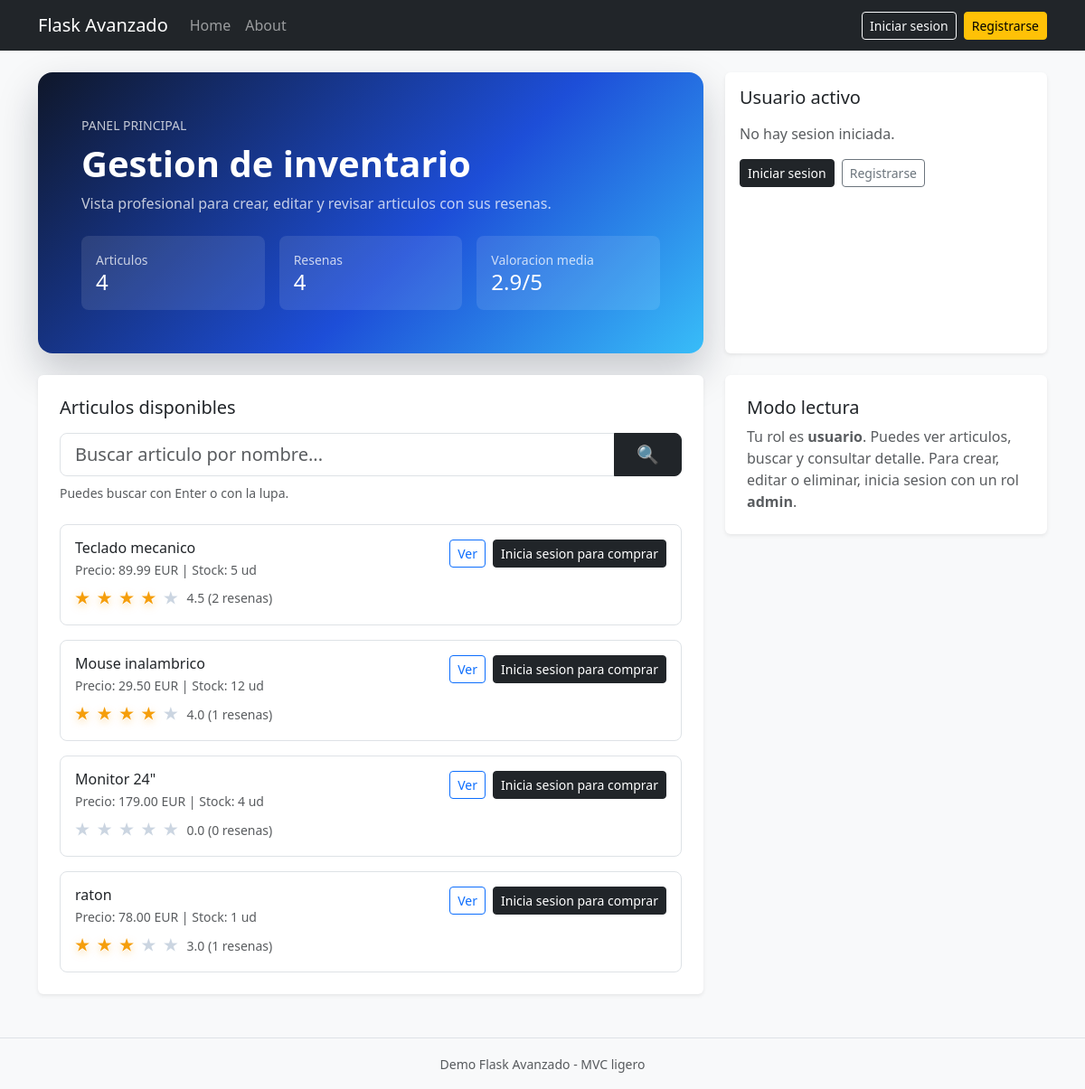
The page / on the database its author committed.
### tables this page shows
CREATE TABLE items (
                    id INTEGER PRIMARY KEY AUTOINCREMENT,
                    nombre TEXT NOT NULL,
                    precio REAL NOT NULL,
                    stock INTEGER NOT NULL DEFAULT 0
                );

### proyecto_avanzado/routes/web.py (the view, shortened to what this page needs)
@web_bp.route("/")
def home():
    search_query = (request.args.get("q") or "").strip()
    editar = request.args.get("editar")
    item_edicion = None
    return _render_home(item_edicion=item_edicion, search_query=search_query)

### proyecto_avanzado/__init__.py (called while the page is built)
def create_app() -> Flask:
    app = Flask(__name__, template_folder="templates")
    app.config.from_object(DevConfig)
    app.register_blueprint(web_bp)  # HTML
    app.register_blueprint(auth_bp, url_prefix="/auth")  # Auth
    app.register_blueprint(api_bp, url_prefix="/api")  # JSON
    @app.context_processor
    def inject_cart_badge():  # type: ignore[no-untyped-def]
        from flask import session
        user_id = session.get("user_id")
        if not user_id:
            return {"cart_badge_count": 0}
        return {"cart_badge_count": cart_service.cart_count(int(user_id))}
    @app.before_request
    def _log_request():  # type: ignore[no-untyped-def]
        if app.config.get("ECHO_LOGS", False):
            from flask import request
            print(f"[REQ] {request.method} {request.path}")
    return app

### proyecto_avanzado/controllers/db.py (called while the page is built)
def get_conn() -> sqlite3.Connection:
    conn = sqlite3.connect(DB_PATH)
    conn.row_factory = sqlite3.Row
    conn.execute("PRAGMA foreign_keys = ON;")
    return conn

### proyecto_avanzado/controllers/items.py (called while the page is built)
    def _get_conn(self) -> sqlite3.Connection:
        return get_conn()

    def _get_reviews_for_item(self, conn: sqlite3.Connection, item_id: int) -> List[Review]:
        rows = conn.execute(
            """
            SELECT autor, comentario, estrellas
            FROM reviews
            WHERE item_id = ?
            ORDER BY id DESC
            """,
            (item_id,),
        ).fetchall()
        return [
            Review(autor=row["autor"], comentario=row["comentario"], estrellas=row["estrellas"])
            for row in rows
        ]

    def _row_to_item(self, conn: sqlite3.Connection, row: sqlite3.Row) -> Item:
        return Item(
            id=row["id"],
            nombre=row["nombre"],
            precio=row["precio"],
            stock=row["stock"],
            resenas=self._get_reviews_for_item(conn, row["id"]),
        )

    def list_items(self) -> List[Item]:
        with self._get_conn() as conn:
            rows = conn.execute("SELECT id, nombre, precio, stock FROM items ORDER BY id").fetchall()
            return [self._row_to_item(conn, row) for row in rows]

### proyecto_avanzado/models.py (called while the page is built)
    def promedio_estrellas(self) -> float:
        if not self.resenas:
            return 0.0
        return sum(r.estrellas for r in self.resenas) / len(self.resenas)

### proyecto_avanzado/routes/web.py (called while the page is built)
def _is_admin() -> bool:
    return session.get("role") == "admin"

### proyecto_avanzado/templates/index.html (shortened to what this page needs)
{% extends 'base.html' %}{% block content %}
  {% set editando = item_edicion is defined and item_edicion %}
  {% set total_items = items|length %}
  {% set ns = namespace(total_reviews=0, total_rating=0) %}
  {% for item in items %}
    {% set ns.total_reviews = ns.total_reviews + (item.resenas|length) %}
    {% set ns.total_rating = ns.total_rating + item.promedio_estrellas() %}
  {% endfor %}
  {% set rating_media = (ns.total_rating / total_items) if total_items else 0 %}
  <div class="row g-4 mb-4">
    <div class="col-lg-8">
      <div class="auth-hero p-4 p-lg-5 h-100">
        <div class="d-flex flex-column h-100 justify-content-between">
          <div>
            <p class="text-uppercase small mb-2 opacity-75">Panel principal</p>
            <h1 class="display-6 fw-bold mb-2">Gestion de inventario</h1>
            <p class="mb-4 opacity-75">
              Vista profesional para crear, editar y revisar articulos con sus resenas.
            </p>
          </div>
          <div class="row g-3">
            <div class="col-sm-4">
              <div class="bg-white bg-opacity-10 rounded-3 p-3">
                <div class="small opacity-75">Articulos</div>
                <div class="h4 mb-0">{{ total_items }}</div>
              </div>
            </div>
            <div class="col-sm-4">
              <div class="bg-white bg-opacity-10 rounded-3 p-3">
                <div class="small opacity-75">Resenas</div>
                <div class="h4 mb-0">{{ ns.total_reviews }}</div>
              </div>
            </div>
            <div class="col-sm-4">
              <div class="bg-white bg-opacity-10 rounded-3 p-3">
                <div class="small opacity-75">Valoracion media</div>
                <div class="h4 mb-0">{{ "%.1f"|format(rating_media) }}/5</div>
              </div>
            </div>
          </div>
        </div>
      </div>
    </div>
    <div class="col-lg-4">
      <div class="card shadow-sm h-100">
        <div class="card-body">
          <h2 class="h5 mb-3">Usuario activo</h2>
          {% if user_profile %}
            <div class="d-flex align-items-center gap-3 mb-3">
              {% if user_profile.avatar_path %}
                <img src="{{ url_for('static', filename=user_profile.avatar_path) }}" alt="Avatar" class="avatar-ring">
              {% else %}
                <span class="avatar-fallback">{{ (user_profile.display_name[:1] or 'U').upper() }}</span>
              {% endif %}
              <div>
                <strong>{{ user_profile.display_name }}</strong><br>
                <small class="text-muted">@{{ user_profile.username }}</small>
                <div><span class="badge text-bg-info mt-1">{{ user_profile.role }}</span></div>
              </div>
            </div>
            <div class="small text-muted mb-3">{{ user_profile.bio or "Sin descripcion todavia." }}</div>
            <div class="d-flex gap-2">
              <a href="{{ url_for('auth.login_view') }}" class="btn btn-outline-dark btn-sm">Cambiar usuario</a>
              <form action="{{ url_for('auth.logout_action') }}" method="post" class="m-0">
                <button class="btn btn-outline-secondary btn-sm" type="submit">Cerrar sesion</button>
              </form>
            </div>
          {% else %}
            <p class="text-muted mb-3">No hay sesion iniciada.</p>
            <div class="d-flex gap-2">
              <a href="{{ url_for('auth.login_view') }}" class="btn btn-dark btn-sm">Iniciar sesion</a>
              <a href="{{ url_for('auth.register_view') }}" class="btn btn-outline-secondary btn-sm">Registrarse</a>
            </div>
          {% endif %}
        </div>
      </div>
    </div>
  </div>
  <div class="row g-4">
    <div class="col-lg-8">
      <div class="card shadow-sm">
        <div class="card-body p-4">
          <div class="d-flex flex-column flex-md-row align-items-md-center justify-content-between gap-3 mb-3">
            <h3 class="h5 mb-0">Articulos disponibles</h3>
          </div>
          <form action="{{ url_for('web.home') }}" method="get" class="mb-4">
            <div class="input-group input-group-lg">
              <input
                type="search"
                name="q"
                class="form-control"
                placeholder="Buscar articulo por nombre..."
                value="{{ search_query or '' }}"
                aria-label="Buscar articulo por nombre"
              >
              <button class="btn btn-dark px-4" type="submit" title="Buscar">
                &#128269;
              </button>
            </div>
            <div class="small text-muted mt-2">
              Puedes buscar con Enter o con la lupa.
            </div>
          </form>
          {% if items %}
            <div class="vstack gap-3">
              {% for item in items %}
                {% set promedio = item.promedio_estrellas() %}
                {% set promedio_redondeado = promedio|round(0, 'common')|int %}
                <div class="border rounded-3 p-3">
                  <div class="d-flex flex-column flex-md-row justify-content-between gap-3">
                    <div>
                      <h4 class="h6 mb-1">{{ item.nombre }}</h4>
                      <div class="small text-muted mb-2">
                        Precio: {{ "%.2f"|format(item.precio) }} EUR | Stock: {{ item.stock }} ud
                      </div>
                      <div class="small d-inline-flex align-items-center gap-2">
                        <span class="stars-display">
                          {% for i in range(1, 6) %}
                            <span class="{{ 'on' if i <= promedio_redondeado else 'off' }}">&#9733;</span>
                          {% endfor %}
                        </span>
                        <span class="text-muted">{{ "%.1f"|format(promedio) }} ({{ item.resenas|length }} resenas)</span>
                      </div>
                    </div>
                    <div class="d-flex align-items-start gap-2">
                      <a href="{{ url_for('web.item_detalle', item_id=item.id) }}" class="btn btn-sm btn-outline-primary">Ver</a>
                      {% if session.get('user_id') %}
                        <form action="{{ url_for('web.carrito_add', item_id=item.id) }}" method="post" class="m-0">
                          <button type="submit" class="btn btn-sm btn-dark">Anadir al carrito</button>
                        </form>
                      {% else %}
                        <a href="{{ url_for('auth.login_view') }}" class="btn btn-sm btn-dark">Inicia sesion para comprar</a>
                      {% endif %}
                    </div>
                  </div>
                </div>
              {% endfor %}
            </div>
          {% endif %}
        </div>
      </div>
    </div>
    <div class="col-lg-4" id="form-item">
      {% if can_manage %}
        <div class="card shadow-sm">
          <div class="card-body p-4">
            <h3 class="h5 mb-3">{{ "Editar articulo" if editando else "Crear articulo" }}</h3>
            <form
              action="{{ url_for('web.editar_item', item_id=item_edicion.id) if editando else url_for('web.crear_item') }}"
              method="post"
              class="row g-3"
            >
              <div class="col-12">
                <label class="form-label">Nombre</label>
                <input name="nombre" class="form-control" value="{{ item_edicion.nombre if editando else '' }}" required>
              </div>
              <div class="col-6">
                <label class="form-label">Precio</label>
                <input
                  name="precio"
                  type="number"
                  step="0.01"
                  min="0"
                  class="form-control"
                  value="{{ item_edicion.precio if editando else '' }}"
                  required
                >
              </div>
              <div class="col-6">
                <label class="form-label">Stock</label>
                <input
                  name="stock"
                  type="number"
                  min="0"
                  class="form-control"
                  value="{{ item_edicion.stock if editando else 1 }}"
                  required
                >
              </div>
              <div class="col-12">
                {% if editando %}
                  <div class="d-flex gap-2">
                    <button class="btn btn-warning text-dark w-100" type="submit">Guardar cambios</button>
                    <a href="{{ url_for('web.home') }}" class="btn btn-outline-secondary w-100">Cancelar</a>
                  </div>
                {% else %}
                  <button class="btn btn-primary w-100" type="submit">Crear articulo</button>
                {% endif %}
              </div>
            </form>
            <p class="small text-muted mt-3 mb-0">
              {{ "Estas editando un articulo existente." if editando else "Completa los campos y crea un nuevo articulo." }}
            </p>
          </div>
        </div>
      {% else %}
        <div class="card shadow-sm">
          <div class="card-body p-4">
            <h3 class="h5 mb-2">Modo lectura</h3>
            <p class="text-muted mb-0">
              Tu rol es <strong>usuario</strong>. Puedes ver articulos, buscar y consultar detalle.
              Para crear, editar o eliminar, inicia sesion con un rol <strong>admin</strong>.
            </p>
          </div>
        </div>
      {% endif %}
    </div>
  </div>
{% endblock %}

### proyecto_avanzado/templates/base.html (style rules this page uses)
body { font-family: 'Segoe UI', sans-serif; background: #f6f7fb; }
.card { border: none; }
.auth-hero { background: linear-gradient(135deg, #0f172a, #1d4ed8 58%, #38bdf8); border-radius: 1rem; color: #fff; box-shadow: 0 20px 45px rgba(15, 23, 42, .22); }
.stars-display { letter-spacing: .14rem; font-size: 1.08rem; font-weight: 700; }
.stars-display .on { color: #f59e0b; text-shadow: 0 1px 0 #fff, 0 3px 10px rgba(245, 158, 11, .35); }
.stars-display .off { color: #cbd5e1; }

### rows shown on the page
items: nombre "Teclado mecanico", precio "89.99", stock "5", promedio "4.5", resenas|length "2"
items: nombre "Mouse inalambrico", precio "29.50", stock "12", promedio "4.0", resenas|length "1"
items: nombre "Monitor 24\"", precio "179.00", stock "4", promedio "0.0", resenas|length "0"
items: nombre "raton", precio "78.00", stock "1", promedio "3.0", resenas|length "1"

### other values the page prints
{{ total_items }} "4"
{{ ns.total_reviews }} "4"
{{ "%.1f"|format(rating_media) }} "2.9"
